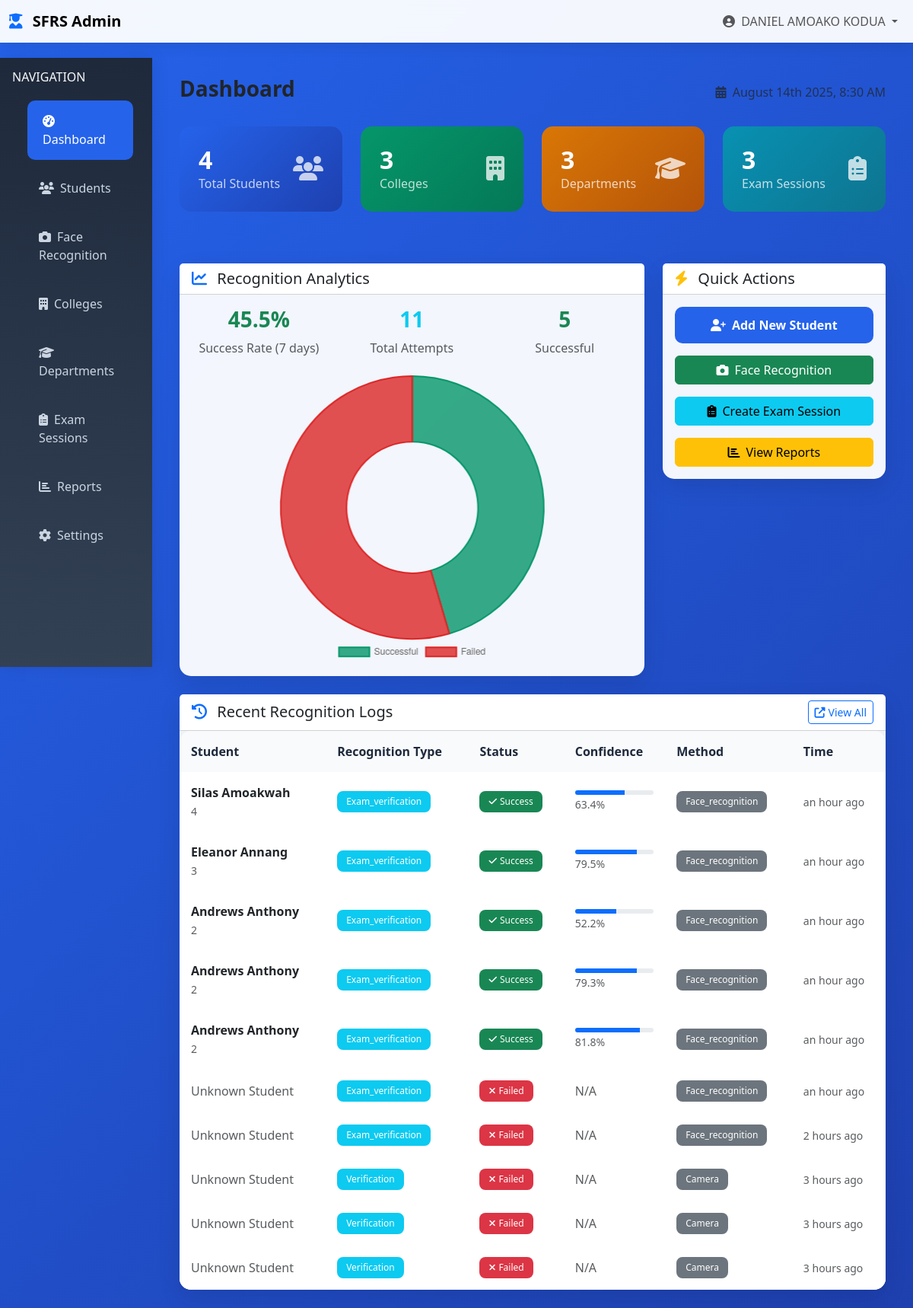
The page / (signed in) on the database its author committed.
### tables this page shows
CREATE TABLE recognition_logs (
            id INTEGER PRIMARY KEY AUTOINCREMENT,
            student_id INTEGER,
            recognition_type TEXT,
            success BOOLEAN,
            confidence_score REAL,
            method TEXT,
            ip_address TEXT,
            user_agent TEXT,
            session_id TEXT,
            exam_session_id INTEGER,
            verified_by INTEGER,
            notes TEXT,
            image_path TEXT,
            created_at TIMESTAMP DEFAULT CURRENT_TIMESTAMP,
            FOREIGN KEY (student_id) REFERENCES students (id),
            FOREIGN KEY (exam_session_id) REFERENCES exam_sessions (id),
            FOREIGN KEY (verified_by) REFERENCES admins (id)
        );

CREATE TABLE students (
            id INTEGER PRIMARY KEY AUTOINCREMENT,
            student_id TEXT UNIQUE NOT NULL,
            index_number TEXT UNIQUE NOT NULL,
            first_name TEXT NOT NULL,
            middle_name TEXT,
            last_name TEXT NOT NULL,
            email TEXT UNIQUE,
            phone TEXT,
            date_of_birth DATE,
            gender TEXT,
            address TEXT,
            emergency_contact TEXT,
            emergency_phone TEXT,
            college_id INTEGER,
            department_id INTEGER,
            program TEXT,
            year_of_study INTEGER,
            admission_year INTEGER,
            photo_path TEXT,
            face_encoding TEXT,
            status TEXT DEFAULT 'active',
            created_by INTEGER,
            created_at TIMESTAMP DEFAULT CURRENT_TIMESTAMP,
            updated_at TIMESTAMP DEFAULT CURRENT_TIMESTAMP, academic_year_id INTEGER,
            FOREIGN KEY (college_id) REFERENCES colleges (id),
            FOREIGN KEY (department_id) REFERENCES departments (id),
            FOREIGN KEY (created_by) REFERENCES admins (id)
        );

### enhanced_app.py (the view)
@app.route('/')
@login_required
def dashboard():
    conn = get_db_connection()
    stats = {}
    stats['total_students'] = conn.execute('SELECT COUNT(*) as count FROM students').fetchone()['count']
    stats['total_colleges'] = conn.execute('SELECT COUNT(*) as count FROM colleges').fetchone()['count']
    stats['total_departments'] = conn.execute('SELECT COUNT(*) as count FROM departments').fetchone()['count']
    stats['total_exams'] = conn.execute('SELECT COUNT(*) as count FROM exam_sessions').fetchone()['count']
    recent_logs = conn.execute('''
        SELECT rl.*, s.first_name, s.last_name, s.student_id
        FROM recognition_logs rl
        LEFT JOIN students s ON rl.student_id = s.id
        ORDER BY rl.created_at DESC LIMIT 10
    ''').fetchall()
    success_rate = conn.execute('''
        SELECT
            COUNT(*) as total,
            SUM(CASE WHEN success = 1 THEN 1 ELSE 0 END) as successful
        FROM recognition_logs
        WHERE created_at >= date('now', '-7 days')
    ''').fetchone()
    conn.close()
    return render_template('dashboard/main.html',
                         stats=stats,
                         recent_logs=recent_logs,
                         success_rate=success_rate)

### database.py (called while the page is built)
def get_db_connection():
    conn = sqlite3.connect(DATABASE)
    conn.row_factory = sqlite3.Row
    return conn

### enhanced_app.py (called while the page is built)
def login_required(f):
    @wraps(f)
    def decorated_function(*args, **kwargs):
        if 'admin_id' not in session:
            return redirect(url_for('login'))
        return f(*args, **kwargs)
    return decorated_function

### templates/dashboard/main.html (shortened to what this page needs)
{% extends "enhanced_base.html" %}
{% block content %}
<div class="d-flex justify-content-between align-items-center mb-4">
    <h1 class="h3 fw-bold">Dashboard</h1>
    <div class="text-muted">
        <i class="fas fa-calendar-alt me-1"></i>
        <span id="currentDateTime"></span>
    </div>
</div>
<div class="row mb-4">
    <div class="col-xl-3 col-md-6 mb-4">
        <div class="stats-card">
            <div class="d-flex justify-content-between align-items-center">
                <div>
                    <div class="h2 fw-bold mb-0">{{ stats.total_students }}</div>
                    <div class="opacity-75">Total Students</div>
                </div>
                <div class="opacity-75">
                    <i class="fas fa-users fa-2x"></i>
                </div>
            </div>
        </div>
    </div>
    <div class="col-xl-3 col-md-6 mb-4">
        <div class="stats-card" style="background: linear-gradient(135deg, var(--success-color), #047857);">
            <div class="d-flex justify-content-between align-items-center">
                <div>
                    <div class="h2 fw-bold mb-0">{{ stats.total_colleges }}</div>
                    <div class="opacity-75">Colleges</div>
                </div>
                <div class="opacity-75">
                    <i class="fas fa-building fa-2x"></i>
                </div>
            </div>
        </div>
    </div>
    <div class="col-xl-3 col-md-6 mb-4">
        <div class="stats-card" style="background: linear-gradient(135deg, var(--warning-color), #b45309);">
            <div class="d-flex justify-content-between align-items-center">
                <div>
                    <div class="h2 fw-bold mb-0">{{ stats.total_departments }}</div>
                    <div class="opacity-75">Departments</div>
                </div>
                <div class="opacity-75">
                    <i class="fas fa-graduation-cap fa-2x"></i>
                </div>
            </div>
        </div>
    </div>
    <div class="col-xl-3 col-md-6 mb-4">
        <div class="stats-card" style="background: linear-gradient(135deg, var(--info-color), #0e7490);">
            <div class="d-flex justify-content-between align-items-center">
                <div>
                    <div class="h2 fw-bold mb-0">{{ stats.total_exams }}</div>
                    <div class="opacity-75">Exam Sessions</div>
                </div>
                <div class="opacity-75">
                    <i class="fas fa-clipboard-list fa-2x"></i>
                </div>
            </div>
        </div>
    </div>
</div>
<div class="row">
    <div class="col-xl-8 mb-4">
        <div class="card">
            <div class="card-header bg-white">
                <h5 class="card-title mb-0">
                    <i class="fas fa-chart-line text-primary me-2"></i>
                    Recognition Analytics
                </h5>
            </div>
            <div class="card-body">
                <div class="row text-center mb-4">
                    <div class="col-md-4">
                        <div class="h3 text-success fw-bold">
                            {% if success_rate.total > 0 %}
                                {{ "%.1f"|format((success_rate.successful / success_rate.total) * 100) }}%
                            {% else %}
                                0%
                            {% endif %}
                        </div>
                        <div class="text-muted">Success Rate (7 days)</div>
                    </div>
                    <div class="col-md-4">
                        <div class="h3 text-info fw-bold">{{ success_rate.total }}</div>
                        <div class="text-muted">Total Attempts</div>
                    </div>
                    <div class="col-md-4">
                        <div class="h3 text-success fw-bold">{{ success_rate.successful }}</div>
                        <div class="text-muted">Successful</div>
                    </div>
                </div>
                <canvas id="recognitionChart" width="400" height="200"></canvas>
            </div>
        </div>
    </div>
    <div class="col-xl-4 mb-4">
        <div class="card">
            <div class="card-header bg-white">
                <h5 class="card-title mb-0">
                    <i class="fas fa-bolt text-warning me-2"></i>
                    Quick Actions
                </h5>
            </div>
            <div class="card-body">
                <div class="d-grid gap-3">
                    <a href="{{ url_for('add_student') }}" class="btn btn-primary">
                        <i class="fas fa-user-plus me-2"></i>Add New Student
                    </a>
                    <a href="{{ url_for('verify_face') }}" class="btn btn-success">
                        <i class="fas fa-camera me-2"></i>Face Recognition
                    </a>
                    <a href="#" class="btn btn-info">
                        <i class="fas fa-clipboard-list me-2"></i>Create Exam Session
                    </a>
                    <a href="#" class="btn btn-warning">
                        <i class="fas fa-chart-bar me-2"></i>View Reports
                    </a>
                </div>
            </div>
        </div>
    </div>
</div>
<div class="row">
    <div class="col-12">
        <div class="card">
            <div class="card-header bg-white d-flex justify-content-between align-items-center">
                <h5 class="card-title mb-0">
                    <i class="fas fa-history text-primary me-2"></i>
                    Recent Recognition Logs
                </h5>
                <a href="#" class="btn btn-outline-primary btn-sm">
                    <i class="fas fa-external-link-alt me-1"></i>View All
                </a>
            </div>
            <div class="card-body p-0">
                {% if recent_logs %}
                <div class="table-responsive">
                    <table class="table table-hover mb-0">
                        <thead>
                            <tr>
                                <th>Student</th>
                                <th>Recognition Type</th>
                                <th>Status</th>
                                <th>Confidence</th>
                                <th>Method</th>
                                <th>Time</th>
                            </tr>
                        </thead>
                        <tbody>
                            {% for log in recent_logs %}
                            <tr>
                                <td>
                                    {% if log.first_name %}
                                        <div class="fw-bold">{{ log.first_name }} {{ log.last_name }}</div>
                                        <small class="text-muted">{{ log.student_id }}</small>
                                    {% else %}
                                        <span class="text-muted">Unknown Student</span>
                                    {% endif %}
                                </td>
                                <td>
                                    <span class="badge bg-info">{{ log.recognition_type|title }}</span>
                                </td>
                                <td>
                                    {% if log.success %}
                                        <span class="badge bg-success">
                                            <i class="fas fa-check me-1"></i>Success
                                        </span>
                                    {% else %}
                                        <span class="badge bg-danger">
                                            <i class="fas fa-times me-1"></i>Failed
                                        </span>
                                    {% endif %}
                                </td>
                                <td>
                                    {% if log.confidence_score %}
                                        <div class="progress" style="height: 6px;">
                                            <div class="progress-bar bg-primary"
                                                 style="width: {{ (log.confidence_score * 100)|round }}%"></div>
                                        </div>
                                        <small class="text-muted">{{ "%.1f"|format(log.confidence_score * 100) }}%</small>
                                    {% else %}
                                        <span class="text-muted">N/A</span>
                                    {% endif %}
                                </td>
                                <td>
                                    <span class="badge bg-secondary">{{ log.method|title }}</span>
                                </td>
                                <td>
                                    <small class="text-muted timestamp" data-timestamp="{{ log.created_at }}">
                                    </small>
                                </td>
                            </tr>
                            {% endfor %}
                        </tbody>
                    </table>
                </div>
                {% else %}
                <div class="text-center py-5">
                    <i class="fas fa-history fa-3x text-muted mb-3"></i>
                    <h5 class="text-muted">No recognition logs yet</h5>
                    <p class="text-muted">Recognition attempts will appear here</p>
                </div>
                {% endif %}
            </div>
        </div>
    </div>
</div>
{% endblock %}
{% block extra_js %}
<script>
// Recognition Chart
const ctx = document.getElementById('recognitionChart').getContext('2d');
const recognitionChart = new Chart(ctx, {
    type: 'doughnut',
    data: {
        labels: ['Successful', 'Failed'],
        datasets: [{
            data: [{{ success_rate.successful or 0 }}, {{ (success_rate.total or 0) - (success_rate.successful or 0) }}],
            backgroundColor: [
                'rgba(5, 150, 105, 0.8)',
                'rgba(220, 38, 38, 0.8)'
            ],
            borderColor: [
                'rgba(5, 150, 105, 1)',
                'rgba(220, 38, 38, 1)'
            ],
            borderWidth: 2
        }]
    },
    options: {
        responsive: true,
        maintainAspectRatio: false,
        plugins: {
            legend: {
                position: 'bottom'
            }
        }
    }
});
// Format dates using moment.js
document.addEventListener('DOMContentLoaded', function() {
    // Update current date/time
    function updateDateTime() {
        const now = moment();
        document.getElementById('currentDateTime').textContent = now.format('MMMM Do YYYY, h:mm A');
    }
    // Format timestamps
    document.querySelectorAll('.timestamp').forEach(function(element) {
        const timestamp = element.getAttribute('data-timestamp');
        if (timestamp) {
            element.textContent = moment(timestamp).fromNow();
        }
    });
    // Update current time initially and every minute
    updateDateTime();
    setInterval(updateDateTime, 60000);
});
</script>
{% endblock %}

### templates/enhanced_base.html (style rules this page uses)
:root { --primary-color: #2563eb; --secondary-color: #1e40af; --success-color: #059669; --warning-color: #d97706; --danger-color: #dc2626; --info-color: #0891b2; --light-color: #f8fafc; --dark-color: #1e293b; }
body { background: linear-gradient(135deg, var(--primary-color), var(--secondary-color)); min-height: 100vh; font-family: 'Segoe UI', Tahoma, Geneva, Verdana, sans-serif; }
.card { border: none; border-radius: 15px; box-shadow: 0 10px 30px rgba(0, 0, 0, 0.1); backdrop-filter: blur(10px); background: rgba(255, 255, 255, 0.95); }
.btn-primary { background: var(--primary-color); border: none; border-radius: 10px; padding: 12px 30px; font-weight: 600; transition: all 0.3s ease; }
.stats-card { background: linear-gradient(135deg, var(--primary-color), var(--secondary-color)); color: white; border-radius: 15px; padding: 25px; margin-bottom: 20px; transition: transform 0.3s ease; }
.table { background: white; border-radius: 15px; overflow: hidden; box-shadow: 0 5px 15px rgba(0, 0, 0, 0.1); }
.table th { background: var(--light-color); border: none; padding: 15px; font-weight: 600; color: var(--dark-color); }
.table td { border: none; padding: 15px; vertical-align: middle; }
.badge { padding: 8px 12px; border-radius: 8px; font-weight: 500; }

### rows shown on the page
recognition_logs: first_name "Silas", last_name "Amoakwah", student_id "4", recognition_type "Exam_verification", success True (drawn), log.confidence_score*100 "63.4", method "Face_recognition"
recognition_logs: first_name "Eleanor", last_name "Annang", student_id "3", recognition_type "Exam_verification", success True (drawn), log.confidence_score*100 "79.5", method "Face_recognition"
recognition_logs: first_name "Andrews", last_name "Anthony", student_id "2", recognition_type "Exam_verification", success True (drawn), log.confidence_score*100 "52.2", method "Face_recognition"
recognition_logs: first_name "Andrews", last_name "Anthony", student_id "2", recognition_type "Exam_verification", success True (drawn), log.confidence_score*100 "79.3", method "Face_recognition"
recognition_logs: first_name "Andrews", last_name "Anthony", student_id "2", recognition_type "Exam_verification", success True (drawn), log.confidence_score*100 "81.8", method "Face_recognition"
recognition_logs: shows "Unknown Student", recognition_type "Exam_verification", success False (drawn), confidence_score "N/A", method "Face_recognition"
recognition_logs: shows "Unknown Student", recognition_type "Exam_verification", success False (drawn), confidence_score "N/A", method "Face_recognition"
recognition_logs: shows "Unknown Student", recognition_type "Verification", success False (drawn), confidence_score "N/A", method "Camera"
recognition_logs: shows "Unknown Student", recognition_type "Verification", success False (drawn), confidence_score "N/A", method "Camera"
recognition_logs: shows "Unknown Student", recognition_type "Verification", success False (drawn), confidence_score "N/A", method "Camera"

### other values the page prints
{{ session.admin_name }} "DANIEL AMOAKO KODUA"
{{ stats.total_students }} "4"
{{ stats.total_colleges }} "3"
{{ stats.total_departments }} "3"
{{ stats.total_exams }} "3"
{{ "%.1f"|format((success_rate.successful / success_rate.total) * 100) }} "45.5"
{{ success_rate.total }} "11"
{{ success_rate.successful }} "5"
chart data {{ success_rate.successful or 0 }} 5
chart data {{ (success_rate.total or 0) - (success_rate.successful or 0) }} 6
